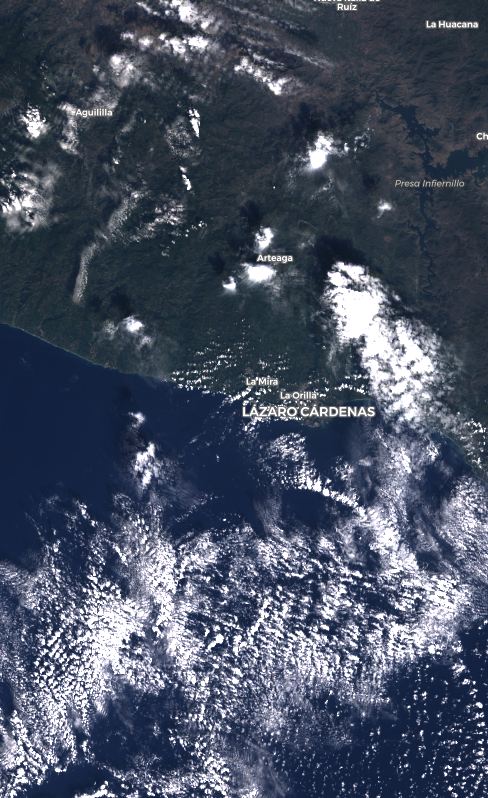
#> input picture image_segmentation/ireland.png, 488 x 798 px
$ python image_segmentation.py
#> lines starting #> are read from the running program, lines starting #| are printed output that depends on the picture
"""
This program segments an areal image into two clusters (cloud and others) using KMeans clustering.
"""

from matplotlib.image import imread
from sklearn.cluster import KMeans
import numpy as np
import matplotlib.pyplot as plt

def segment_image():
    image = imread("ireland.png")
#> image is the input picture: shape (798, 488, 4) float32; mean R, G, B, A 0.281, 0.316, 0.388, 1
    height, width, channels = image.shape
#> height = 798; width = 488; channels = 4

    # Reshape image to be a list of pixels
    reshaped_image = image.reshape((height * width, channels))

    # Specify the number of clusters (2 for clouds and non-clouds)
    num_clusters = 2

    # Fit KMeans clusterer to the image
    kmeans = KMeans(n_clusters=num_clusters, random_state=0)
    kmeans.fit(reshaped_image)

    # Get the labels assigned to each pixel
    labels = kmeans.labels_

    # stack cluster_centers_ horizontally according to labels
    segmented_image = kmeans.cluster_centers_[labels]

    # Reshape the segmented image back to the original shape
    segmented_image = segmented_image.reshape((height, width, channels))

    # Create the output dictionary
    out = {'segmented_image': segmented_image, 'clusterer': kmeans}

    return out

# Visualize the original and segmented images
result = segment_image()
segmented_image = result['segmented_image']
import matplotlib.pyplot as plt
plt.figure(figsize=(10, 5))
plt.subplot(1, 2, 1)
plt.imshow(imread("ireland.png"))
plt.title('Original Image')
plt.axis('off')
plt.subplot(1, 2, 2)
plt.imshow(segmented_image)
plt.title('Segmented Image')
plt.axis('off')
plt.show()
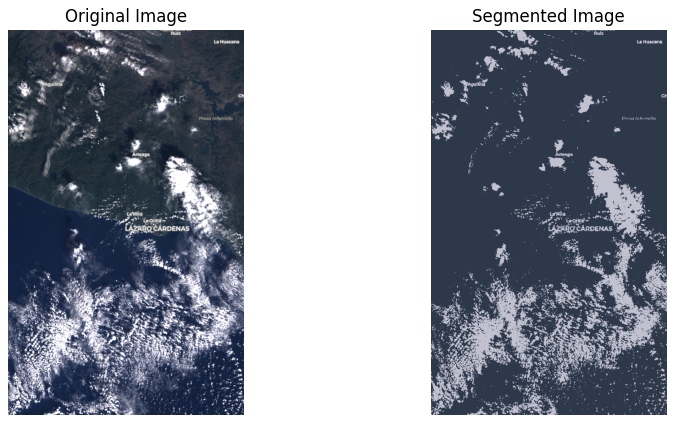
#> figure drawn by matplotlib, 2 panels
